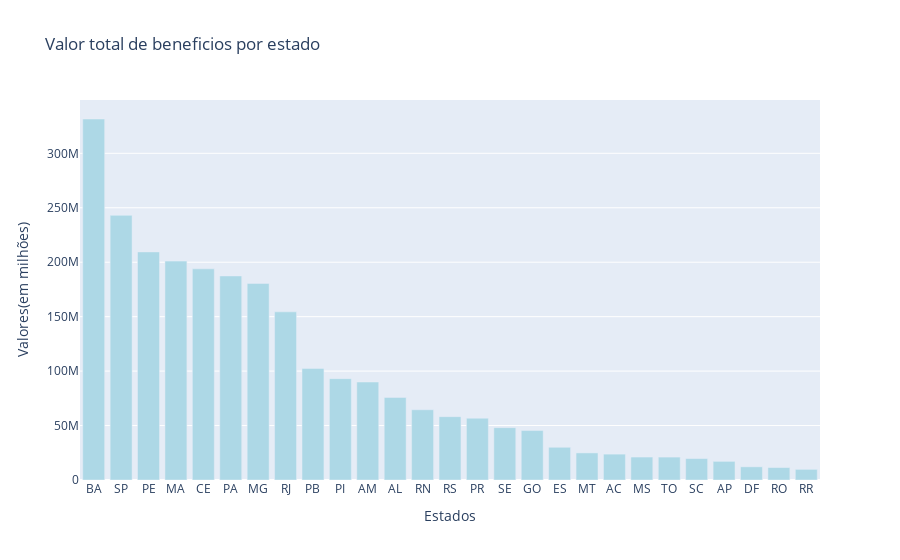

Write notebook code for a chart like this one.
### Code cell
#Plotando o gráfico
data = [go.Bar(x=estados_valor.index,
        y=estados_valor.values,
        marker = {'color':'lightblue'})]


layout = go.Layout(title='Valor total de beneficios por estado',
                   yaxis={'title':'Valores(em milhões)'},
                   xaxis={'title':'Estados'})

fig = go.Figure(data=data, layout=layout)
py.iplot(fig)

### Figure 1 — Plotly figure (JSON) as saved in the notebook; plotly's stock layout.template omitted (floating-point values rounded to 4 significant figures)
{"data": [{"marker": {"color": "lightblue"}, "type": "bar", "x": ["BA", "SP", "PE", "MA", "CE", "PA", "MG", "RJ", "PB", "PI", "AM", "AL", "RN", "RS", "PR", "SE", "GO", "ES", "MT", "AC", "MS", "TO", "SC", "AP", "DF", "RO", "RR"], "y": [331509144, 243031821, 209482184, 201008543, 193928986, 187357920, 180549476, 154423484, 102480740, 93077045, 89997046, 75871404, 64485783, 58169198, 56773228, 48053315, 45408714, 30045406, 24875571, 23751168, 21082352, 21036677, 19692859, 17126057, 12109549, 11459692, 9783196]}], "layout": {"title": {"text": "Valor total de beneficios por estado"}, "xaxis": {"title": {"text": "Estados"}}, "yaxis": {"title": {"text": "Valores(em milhões)"}}}}
